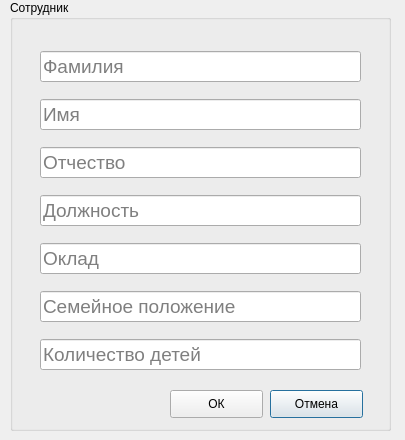
<?xml version="1.0" encoding="UTF-8"?>
<ui version="4.0">
 <class>add_employee</class>
 <widget class="QDialog" name="add_employee">
  <property name="geometry">
   <rect>
    <x>0</x>
    <y>0</y>
    <width>405</width>
    <height>440</height>
   </rect>
  </property>
  <property name="windowTitle">
   <string>Dialog</string>
  </property>
  <widget class="QGroupBox" name="groupBox">
   <property name="geometry">
    <rect>
     <x>10</x>
     <y>0</y>
     <width>381</width>
     <height>431</height>
    </rect>
   </property>
   <property name="title">
    <string>Сотрудник</string>
   </property>
   <widget class="QPushButton" name="cancel">
    <property name="geometry">
     <rect>
      <x>260</x>
      <y>390</y>
      <width>93</width>
      <height>28</height>
     </rect>
    </property>
    <property name="focusPolicy">
     <enum>Qt::StrongFocus</enum>
    </property>
    <property name="text">
     <string>Отмена</string>
    </property>
   </widget>
   <widget class="QPushButton" name="confirm">
    <property name="geometry">
     <rect>
      <x>160</x>
      <y>390</y>
      <width>93</width>
      <height>28</height>
     </rect>
    </property>
    <property name="focusPolicy">
     <enum>Qt::StrongFocus</enum>
    </property>
    <property name="text">
     <string>ОК</string>
    </property>
   </widget>
   <widget class="QWidget" name="">
    <property name="geometry">
     <rect>
      <x>30</x>
      <y>40</y>
      <width>321</width>
      <height>341</height>
     </rect>
    </property>
    <layout class="QVBoxLayout" name="verticalLayout">
     <item>
      <widget class="QLineEdit" name="lastname">
       <property name="font">
        <font>
         <pointsize>14</pointsize>
        </font>
       </property>
       <property name="toolTipDuration">
        <number>-1</number>
       </property>
       <property name="placeholderText">
        <string>Фамилия</string>
       </property>
      </widget>
     </item>
     <item>
      <widget class="QLineEdit" name="firstname">
       <property name="font">
        <font>
         <pointsize>14</pointsize>
        </font>
       </property>
       <property name="placeholderText">
        <string>Имя</string>
       </property>
      </widget>
     </item>
     <item>
      <widget class="QLineEdit" name="secondname">
       <property name="font">
        <font>
         <pointsize>14</pointsize>
        </font>
       </property>
       <property name="placeholderText">
        <string>Отчество</string>
       </property>
      </widget>
     </item>
     <item>
      <widget class="QLineEdit" name="position">
       <property name="font">
        <font>
         <pointsize>14</pointsize>
        </font>
       </property>
       <property name="placeholderText">
        <string>Должность</string>
       </property>
      </widget>
     </item>
     <item>
      <widget class="QLineEdit" name="salary">
       <property name="font">
        <font>
         <pointsize>14</pointsize>
        </font>
       </property>
       <property name="placeholderText">
        <string>Оклад</string>
       </property>
      </widget>
     </item>
     <item>
      <widget class="QLineEdit" name="family">
       <property name="font">
        <font>
         <pointsize>14</pointsize>
        </font>
       </property>
       <property name="placeholderText">
        <string>Семейное положение</string>
       </property>
      </widget>
     </item>
     <item>
      <widget class="QLineEdit" name="children">
       <property name="font">
        <font>
         <pointsize>14</pointsize>
        </font>
       </property>
       <property name="focusPolicy">
        <enum>Qt::StrongFocus</enum>
       </property>
       <property name="placeholderText">
        <string>Количество детей</string>
       </property>
      </widget>
     </item>
    </layout>
   </widget>
  </widget>
 </widget>
 <tabstops>
  <tabstop>lastname</tabstop>
  <tabstop>firstname</tabstop>
  <tabstop>secondname</tabstop>
  <tabstop>position</tabstop>
  <tabstop>salary</tabstop>
  <tabstop>family</tabstop>
  <tabstop>children</tabstop>
  <tabstop>confirm</tabstop>
  <tabstop>cancel</tabstop>
 </tabstops>
 <resources/>
 <connections/>
</ui>
